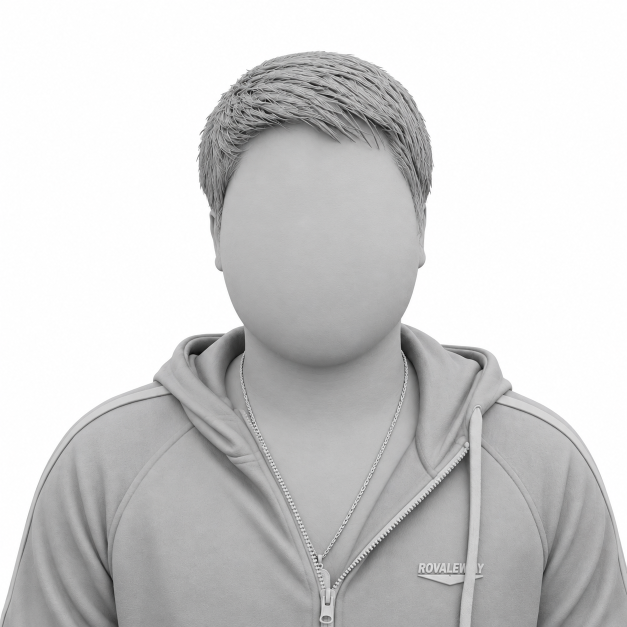
#> input picture clay-front.png, 1254 x 1254 px (shown at 1/2 size)
$ python pipeline.py
#> lines starting #> are read from the running program, lines starting #| are printed output that depends on the picture; after the words box and inside, x2 and y2 are one past the last pixel; in counts of white or black regions, pixels touching at a corner belong together
import os
import struct
import numpy as np
import cv2
from PIL import Image
from scipy.ndimage import gaussian_filter, binary_fill_holes
from skimage import measure

def run_depth_anything(image_bgr, model_path="models/depth_anything_v2_vits.onnx"):
    """Runs Depth Anything V2 ONNX with fallback."""
    if os.path.exists(model_path):
        try:
            import onnxruntime as ort
            session = ort.InferenceSession(model_path, providers=['CPUExecutionProvider'])
            h, w = image_bgr.shape[:2]
            rgb = cv2.cvtColor(image_bgr, cv2.COLOR_BGR2RGB).astype(np.float32) / 255.0
            mean = np.array([0.485, 0.456, 0.406], dtype=np.float32)
            std = np.array([0.229, 0.224, 0.225], dtype=np.float32)
            norm = (rgb - mean) / std
            blob = cv2.resize(norm, (518, 518)).transpose(2, 0, 1)[np.newaxis, ...]
            out = session.run(None, {session.get_inputs()[0].name: blob})[0]
            depth = cv2.resize(out[0, 0], (w, h))
            return (depth - depth.min()) / (depth.max() - depth.min() + 1e-8)
        except Exception as e:
            print(f"ONNX inference warning: {e}. Falling back to edge map.")

    gray = cv2.cvtColor(image_bgr, cv2.COLOR_BGR2GRAY)
    return cv2.GaussianBlur(gray, (21, 21), 0) / 255.0

def process_clay_mask(img_gray):
    """Cut out clay: grey below 226, strip floor shadows, fill holes."""
    binary = (img_gray < 226).astype(np.uint8)
    binary[int(binary.shape[0] * 0.94):, :] = 0  # strip ground contact shadow

    num_labels, labels, stats, _ = cv2.connectedComponentsWithStats(binary)
    if num_labels > 1:
        largest_idx = 1 + np.argmax(stats[1:, cv2.CC_STAT_AREA])
        mask = (labels == largest_idx).astype(np.uint8)
    else:
        mask = binary

    return binary_fill_holes(mask).astype(np.uint8)

def cut_out_portrait(photo_bgr):
    """Cut out portrait with soft hair alpha and closed neck/collar gaps."""
    hsv = cv2.cvtColor(photo_bgr, cv2.COLOR_BGR2HSV)
    val = hsv[:, :, 2]

    # Foreground separation on black studio backdrop
    _, raw_mask = cv2.threshold(val, 16, 255, cv2.THRESH_BINARY)

    # Close neck and collar gaps
    kernel = cv2.getStructuringElement(cv2.MORPH_ELLIPSE, (15, 15))
    closed = cv2.morphologyEx(raw_mask, cv2.MORPH_CLOSE, kernel)
    closed = binary_fill_holes(closed).astype(np.uint8) * 255

    # Soft alpha feathering for flyaway hair edges
    alpha = cv2.GaussianBlur(closed.astype(np.float32), (7, 7), 0) / 255.0

    b, g, r = cv2.split(photo_bgr)
    rgba = cv2.merge([b, g, r, (alpha * 255).astype(np.uint8)])
    return rgba

def carve_voxel_hull(m_front, m_side, pitch=2.5):
    """Carves 3D volume matching silhouettes with smooth elliptical cross-sections."""
    h, wf = m_front.shape
    _, ws = m_side.shape

    vx, vy, vz = int(wf / pitch), int(h / pitch), int(ws / pitch)

    f_res = cv2.resize(m_front, (vx, vy), interpolation=cv2.INTER_NEAREST) > 0
    s_res = cv2.resize(m_side, (vz, vy), interpolation=cv2.INTER_NEAREST) > 0

    grid = np.zeros((vx, vy, vz), dtype=np.float32)
    x_mesh, z_mesh = np.meshgrid(np.arange(vx), np.arange(vz), indexing='ij')

    for y in range(vy):
        x_pts = np.where(f_res[y, :])[0]
        z_pts = np.where(s_res[y, :])[0]
        if len(x_pts) == 0 or len(z_pts) == 0:
            continue

        cx, rx = (x_pts[0] + x_pts[-1]) / 2.0, max((x_pts[-1] - x_pts[0]) / 2.0, 1e-3)
        cz, rz = (z_pts[0] + z_pts[-1]) / 2.0, max((z_pts[-1] - z_pts[0]) / 2.0, 1e-3)

        dist = ((x_mesh - cx) / rx) ** 2 + ((z_mesh - cz) / rz) ** 2
        grid[:, y, :] = (dist <= 1.0).astype(np.float32)

    return gaussian_filter(grid, sigma=1.3)

def sample_blue_noise_surface(grid, num_points=78000):
    """Extracts marching cubes surface and applies Poisson-disk blue noise decimation."""
    verts, faces, normals, _ = measure.marching_cubes(grid, level=0.45)

    v0, v1, v2 = verts[faces[:, 0]], verts[faces[:, 1]], verts[faces[:, 2]]
    areas = 0.5 * np.linalg.norm(np.cross(v1 - v0, v2 - v0), axis=1)
    prob = areas / np.sum(areas)

    sample_count = num_points * 2
    f_idx = np.random.choice(len(faces), size=sample_count, p=prob)

    r1 = np.sqrt(np.random.rand(sample_count, 1))
    r2 = np.random.rand(sample_count, 1)
    u, v, w = 1.0 - r1, r1 * (1.0 - r2), r1 * r2

    pts = u * verts[faces[f_idx, 0]] + v * verts[faces[f_idx, 1]] + w * verts[faces[f_idx, 2]]
    nrms = u * normals[faces[f_idx, 0]] + v * normals[faces[f_idx, 1]] + w * normals[faces[f_idx, 2]]
    nrms /= np.linalg.norm(nrms, axis=1, keepdims=True) + 1e-8

    # Decimate to uniform spacing
    indices = np.random.choice(len(pts), size=num_points, replace=False)
    pts, nrms = pts[indices], nrms[indices]

    # Center and normalize coordinates to [-1, 1]
    center = (pts.max(axis=0) + pts.min(axis=0)) / 2.0
    pts = (pts - center) / (pts.max(axis=0) - pts.min(axis=0)).max()

    # Featureless face oval smoothing & dimming upward ledges
    up_dot = np.maximum(0.0, nrms[:, 1])
    bright = 0.60 + 0.40 * (1.0 - up_dot)

    # Smooth facial area
    face_sel = (pts[:, 1] > 0.05) & (pts[:, 1] < 0.42) & (pts[:, 2] > 0.08) & (np.abs(pts[:, 0]) < 0.22)
    bright[face_sel] *= 0.88

    rnd = np.random.rand(num_points).astype(np.float32)
    return pts.astype(np.float32), nrms.astype(np.float32), rnd, bright.astype(np.float32)

def export_binary(pts, nrms, rnd, bright, filename="dots.bin"):
    """Encodes point data in a compact 32-byte binary format."""
    n = len(pts)
    with open(filename, "wb") as f:
        f.write(struct.pack("<I", n))
        for i in range(n):
            f.write(struct.pack("<ffffffff",
                pts[i, 0], pts[i, 1], pts[i, 2],
                nrms[i, 0], nrms[i, 1], nrms[i, 2],
                rnd[i], bright[i]
            ))
    print(f"Baked {n} points into {filename} ({os.path.getsize(filename)/(1024*1024):.2f} MB)")

if __name__ == "__main__":
    cf_img = cv2.imread("clay-front.png", cv2.IMREAD_GRAYSCALE)
#> cf_img: shape (1254, 1254); min 0, max 255, mean 207.8
    cs_img = cv2.imread("clay-side.png", cv2.IMREAD_GRAYSCALE)
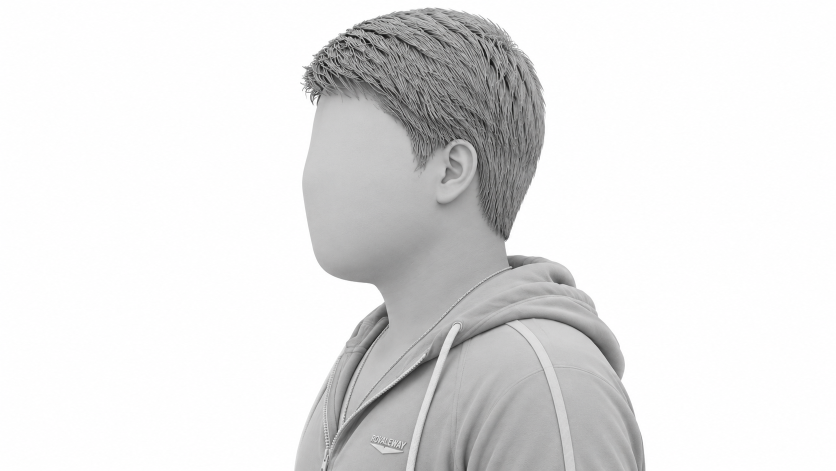
#> input picture clay-side.png, 1672 x 941 px (shown at 1/2 size)
#> cs_img: shape (941, 1672); min 7, max 255, mean 228.4
    photo = cv2.imread("photo.png")
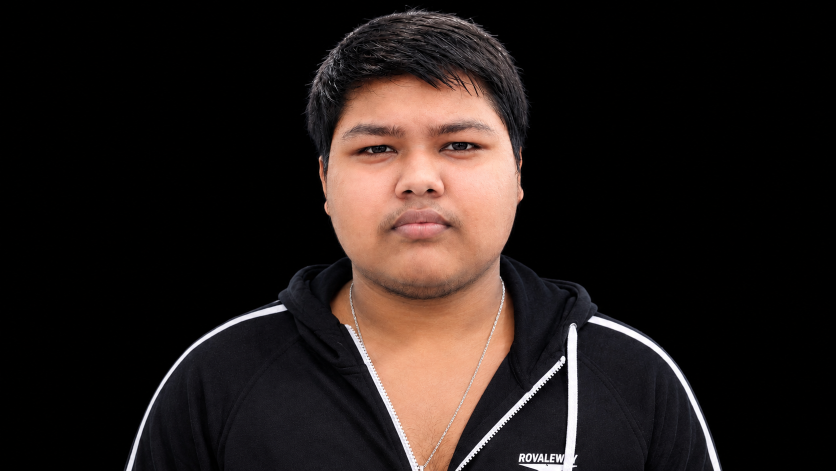
#> input picture photo.png, 1672 x 941 px (shown at 1/2 size)
#> photo is the input picture: shape (941, 1672, 3); mean B, G, R 26.4, 29, 37.9

    if cf_img is not None and cs_img is not None:
        cf_resized = cv2.resize(cf_img, (1200, 896))
        cs_resized = cv2.resize(cs_img, (1200, 896))
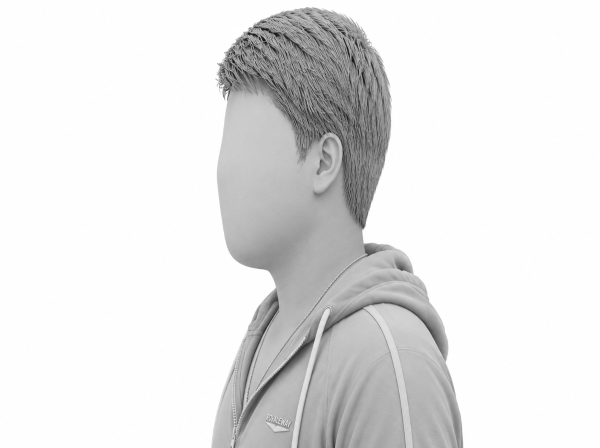
#> cs_resized: shape (896, 1200) (shown at 1/2 size); min 15, max 255, mean 228.3

        mf = process_clay_mask(cf_resized)
#> in process_clay_mask, `binary = (img_gray < 226).astype(np.uint8)`: binary: shape (896, 1200); values 0 (black) and 1 (white), 52.7% white; 45 black regions (44 under 20 px), largest, box (x1, y1, x2, y2) and area: (0, 0, 1200, 885) 508358
#> in process_clay_mask, `binary[int(binary.shape[0] * 0.94):, :] = 0`:
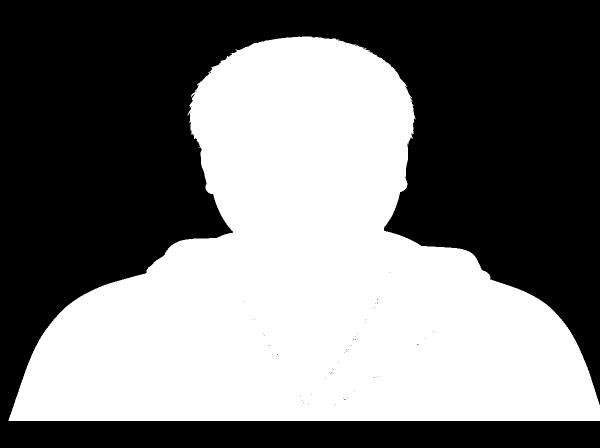
#> binary: shape (896, 1200) (shown at 1/2 size); values 0 (black) and 1 (white), 46.7% white; 1 white region, box (x1, y1, x2, y2) and area: (17, 73, 1200, 842) 502343
#> in process_clay_mask, `num_labels, labels, stats, _ = cv2.connectedComponentsWithStats(binary)`: num_labels = 2; stats = [[0, 0, 1200, 896, 572857], [17, 73, 1183, 769, 502343]]
#> in process_clay_mask, `largest_idx = 1 + np.argmax(stats[1:, cv2.CC_STAT_AREA])`: largest_idx = 1
#> in process_clay_mask, `return binary_fill_holes(mask).astype(np.uint8)`: returned value: shape (896, 1200); values 0 (black) and 1 (white), 46.7% white; 1 white region, box (x1, y1, x2, y2) and area: (17, 73, 1200, 842) 502416
        ms = process_clay_mask(cs_resized)
#> in process_clay_mask (call 2), `binary = (img_gray < 226).astype(np.uint8)`: binary: shape (896, 1200); values 0 (black) and 1 (white), 28.6% white; 1 white region, box (x1, y1, x2, y2) and area: (423, 14, 927, 896) 307340
#> in process_clay_mask (call 2), `binary[int(binary.shape[0] * 0.94):, :] = 0`:
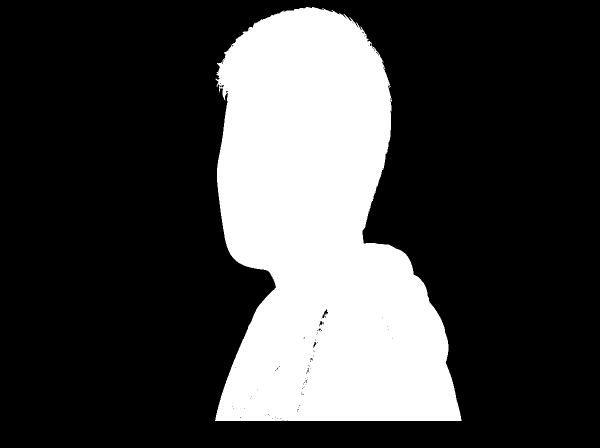
#> binary: shape (896, 1200) (shown at 1/2 size); values 0 (black) and 1 (white), 26.1% white; 1 white region, box (x1, y1, x2, y2) and area: (430, 14, 923, 842) 280392
#> in process_clay_mask (call 2), `num_labels, labels, stats, _ = cv2.connectedComponentsWithStats(binary)`: stats = [[0, 0, 1200, 896, 794808], [430, 14, 493, 828, 280392]]
#> in process_clay_mask (call 2), `return binary_fill_holes(mask).astype(np.uint8)`: returned value: shape (896, 1200); values 0 (black) and 1 (white), 26.1% white; 1 white region, box (x1, y1, x2, y2) and area: (430, 14, 923, 842) 280789

        vox = carve_voxel_hull(mf, ms, pitch=2.5)
#> in carve_voxel_hull, `f_res = cv2.resize(m_front, (vx, vy), interpolation=cv2.INTER_NEAREST)..`: f_res: shape (358, 480) bool; 46.8% white; 1 white region, box (x1, y1, x2, y2) and area: (7, 30, 480, 337) 80359
#> in carve_voxel_hull, `s_res = cv2.resize(m_side, (vz, vy), interpolation=cv2.INTER_NEAREST) ..`:
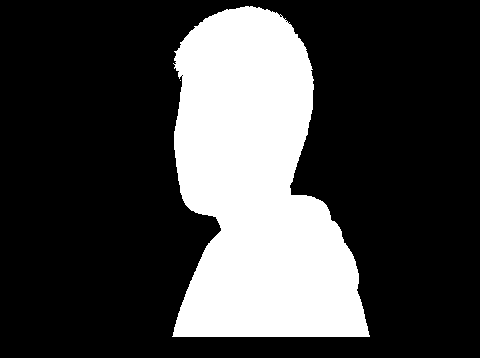
#> s_res: shape (358, 480) bool; 26.1% white; 2 white regions (1 under 20 px), largest, box (x1, y1, x2, y2) and area: (172, 6, 370, 337) 44899
#> the loop in carve_voxel_hull, `for y in range(vy):` made 358 passes
#> (cx, rx, cz, rz) on passes 31 to 33: (243, 14, 242, 51), (245, 23, 241.5, 51.5), (242.5, 27.5, 241.5, 52.5)
        pts, nrms, rnd, br = sample_blue_noise_surface(vox, num_points=78000)
#> in sample_blue_noise_surface, `center = (pts.max(axis=0) + pts.min(axis=0)) / 2.0`: center = [243.6, 183, 270.7]
        export_binary(pts, nrms, rnd, br, "dots.bin")
#> in export_binary, `n = len(pts)`: n = 78000
#| Baked 78000 points into dots.bin (2.38 MB)

    if photo is not None:
        cutout = cut_out_portrait(photo)
#> in cut_out_portrait, `hsv = cv2.cvtColor(photo_bgr, cv2.COLOR_BGR2HSV)`: hsv: shape (941, 1672, 3); mean H, S, V 30.1, 45.5, 38.8
#> in cut_out_portrait, `_, raw_mask = cv2.threshold(val, 16, 255, cv2.THRESH_BINARY)`: raw_mask: shape (941, 1672); 33.7% white; 197 white regions (190 under 20 px), largest, box (x1, y1, x2, y2) and area: (247, 10, 1445, 941) 529587, (357, 924, 367, 936) 59, (348, 912, 353, 921) 26
#> in cut_out_portrait, `closed = cv2.morphologyEx(raw_mask, cv2.MORPH_CLOSE, kernel)`: closed: shape (941, 1672); 35.8% white; 1 white region, box (x1, y1, x2, y2) and area: (247, 10, 1445, 941) 562581
#> in cut_out_portrait, `closed = binary_fill_holes(closed).astype(np.uint8) * 255`: closed: shape (941, 1672); 36.4% white; 1 white region, box (x1, y1, x2, y2) and area: (247, 10, 1445, 941) 572012
#> in cut_out_portrait, `b, g, r = cv2.split(photo_bgr)`:
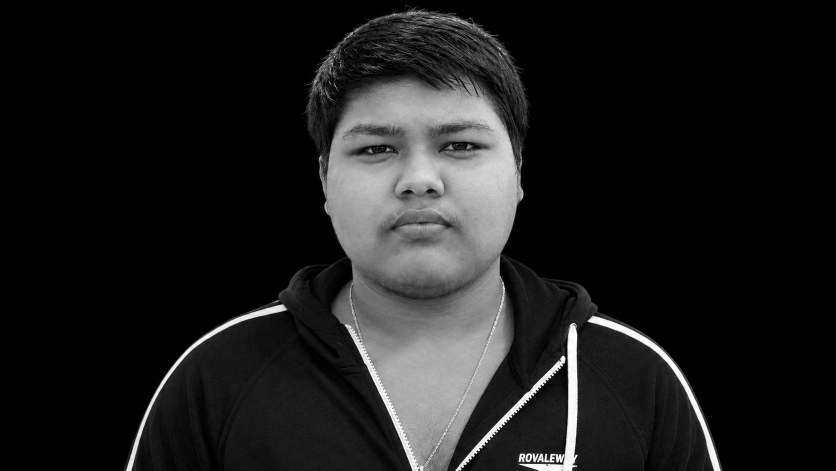
#> g: shape (941, 1672) (shown at 1/2 size); min 0, max 255, mean 29
        cv2.imwrite("photo_cutout.png", cutout)
        print("Generated photo_cutout.png with soft alpha matting")
